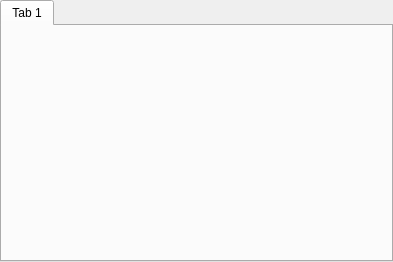
<ui version="4.0" >
 <class>TabWindowClass</class>
 <widget class="QMainWindow" name="TabWindowClass" >
  <property name="geometry" >
   <rect>
    <x>0</x>
    <y>0</y>
    <width>393</width>
    <height>262</height>
   </rect>
  </property>
  <property name="windowTitle" >
   <string>TabWindow</string>
  </property>
  <widget class="QWidget" name="centralWidget" >
   <layout class="QVBoxLayout" >
    <property name="leftMargin" >
     <number>0</number>
    </property>
    <property name="topMargin" >
     <number>0</number>
    </property>
    <property name="rightMargin" >
     <number>0</number>
    </property>
    <property name="bottomMargin" >
     <number>0</number>
    </property>
    <item>
     <widget class="QTabWidget" name="twtTabs" >
      <widget class="QWidget" name="tab" >
       <attribute name="title" >
        <string>Tab 1</string>
       </attribute>
      </widget>
     </widget>
    </item>
   </layout>
  </widget>
 </widget>
 <layoutdefault spacing="6" margin="11" />
 <resources/>
 <connections/>
</ui>
